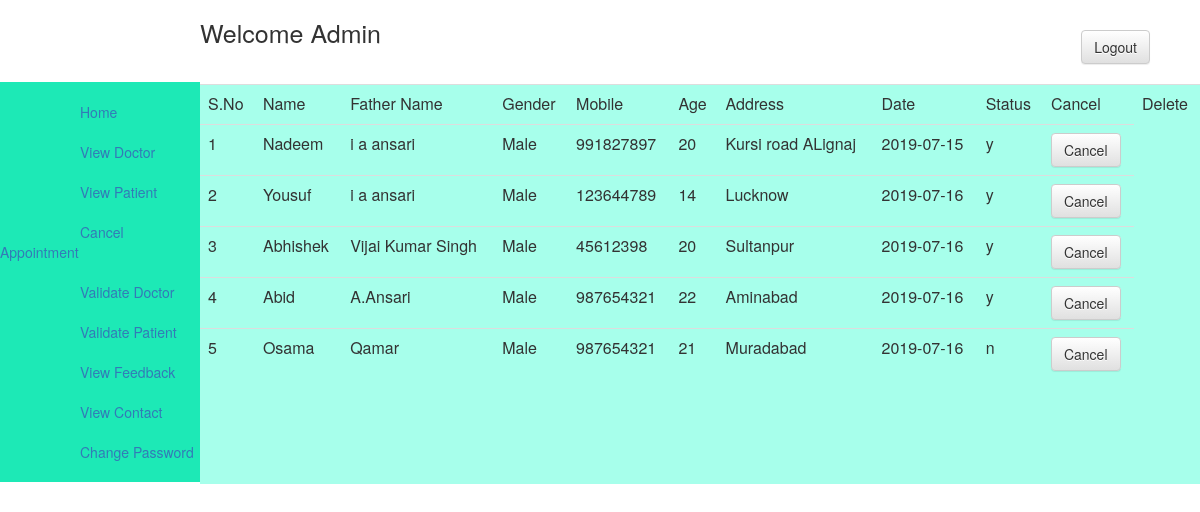
/admin/valpatient.php (signed in), run on the app's committed database.
### tables this page shows
CREATE TABLE IF NOT EXISTS `tbl_patient` (
  `patid` int(11) NOT NULL AUTO_INCREMENT,
  `name` varchar(60) NOT NULL,
  `fname` varchar(60) NOT NULL,
  `gender` varchar(6) NOT NULL,
  `email` varchar(30) NOT NULL,
  `password` varchar(20) NOT NULL,
  `mobile` varchar(13) NOT NULL,
  `age` int(3) NOT NULL,
  `address` varchar(30) NOT NULL,
  `date` varchar(10) NOT NULL,
  `status` varchar(6) NOT NULL DEFAULT 'n',
  PRIMARY KEY (`patid`)
);

### admin/valpatient.php (the view, shortened to what this page needs)
<?php
$query="select * from tbl_patient";
$res=mysql_query($query);
?>
<html>
<head>
<link href="../css/bootstrap.min.css" rel="stylesheet" type="text/css"/>
<link href="../css/bootstrap-theme.min.css" rel="stylesheet" type="text/css"/>
<link href="../css/font-awesome.min.css" rel="stylesheet" type="text/css"/>
</head>
<body>
<div class="conatiner-fluid" style="min-height:auto;">
<div class="col-sm-2" style="min-height:auto;">
<div class="row" style="min-height:400px;margin-top:82px;background-color:#1de9b6;">
<br/>
<a href="dashboard.php" style="margin-left:80px;margin-top:20px;">Home</a>
<br/>
<br/>
<a href="viewdoctor.php" style="margin-left:80px;margin-top:20px;">View Doctor</a>
<br/>
<br/>
<a href="viewpatient.php" style="margin-left:80px;margin-top:20px;">View Patient</a>
<br/>
<br/>
<a href="cancel.php" style="margin-left:80px;margin-top:20px;">Cancel Appointment</a>
<br/>
<br/>
<a href="valdoctor.php" style="margin-left:80px;margin-top:20px;">Validate Doctor</a>
<br/>
<br/>
<a href="valpatient.php" style="margin-left:80px;margin-top:20px;">Validate Patient</a>
<br/>
<br/>
<a href="viewfeedback.php" style="margin-left:80px;margin-top:20px;">View Feedback</a>
<br/>
<br/>
<a href="viewcontact.php" style="margin-left:80px;margin-top:20px;">View Contact</a>
<br/>
<br/>
<a href="change.php" style="margin-left:80px;margin-top:20px;">Change Password</a>
</div>
</div>
</div>
<div class="col-sm-10" style="min-height:auto;">
<div class="row" style="min-height:auto;">
<a href="adminlogout.php"><input type="button" class="btn btn-default navbar-right" value="Logout" style="margin-top:30px;margin-right:50px;"/></a>
<p style="font-size:25px;margin-top:15px;">Welcome Admin</p>
</div>
<div class="row" style="min-height:400px;margin-top:20px;background-color:#a7ffeb;">
<table class="table table-hover">
<tr>
	<td>S.No</td>
	<td>Name</td>
	<td>Father Name</td>
	<td>Gender</td>
	<td>Mobile</td>
	<td>Age</td>
	<td>Address</td>
	<td>Date</td>
	<td>Status</td>
	<td>Cancel</td>
	<td>Delete</td>
</tr>
<?php
$a=1;
while($row=mysql_fetch_array($res,MYSQL_BOTH))
{
?>
<tr>
<td><?php echo $a;?></td>
<td><?php echo $row['name'];?></td>
<td><?php echo $row['fname'];?></td>
<td><?php echo $row['gender'];?></td>
<td><?php echo $row['mobile'];?></td>
<td><?php echo $row['age'];?></td>
<td><?php echo $row['address'];?></td>
<td><?php echo $row['date'];?></td>
<td><?php echo $row['status'];?></td>
<td><a href="valpatcode.php?id=<?php echo $row['patid'];?>"><input type="button" class="btn btn-default" value="Cancel"/></a></td>
</tr>
<?php
$a++;
}
?>
</table>
</div>
</div>
</body>
</html>

### data on the page
tbl_patient: name "Nadeem", fname "i a ansari", gender "Male", mobile "991827897", age "20", address "Kursi road ALignaj", date "2019-07-15", status "y"
tbl_patient: name "Yousuf", fname "i a ansari", gender "Male", mobile "123644789", age "14", address "Lucknow", date "2019-07-16", status "y"
tbl_patient: name "Abhishek", fname "Vijai Kumar Singh", gender "Male", mobile "45612398", age "20", address "Sultanpur", date "2019-07-16", status "y"
tbl_patient: name "Abid", fname "A.Ansari", gender "Male", mobile "987654321", age "22", address "Aminabad", date "2019-07-16", status "y"
tbl_patient: name "Osama", fname "Qamar", gender "Male", mobile "987654321", age "21", address "Muradabad", date "2019-07-16", status "n"
